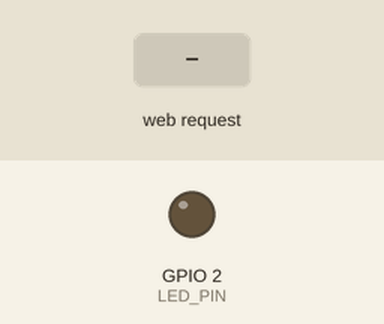
Simulated run of this sketch. Board: ESP8266 (NodeMCU). Shown: output pins drawn as LEDs (lit = HIGH). Inputs (shaded band) come from the test bench. What the sketch prints to the serial monitor is not drawn.

Above: at 1.3 s.
1.4 s: HTTP request GET /control?cmd=on received
At 2.6 s:
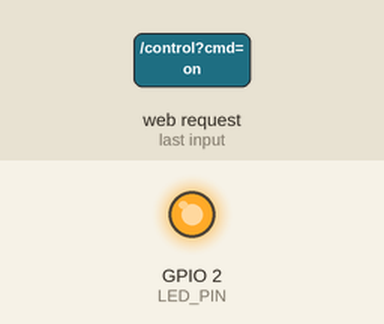
2.9 s: HTTP request GET /control?cmd=off received
At 3.8 s:
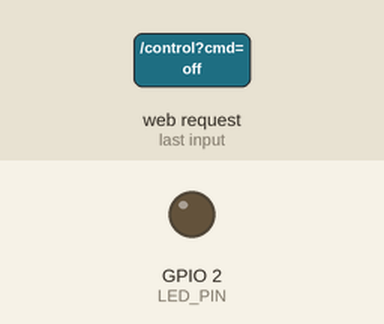
Timing chart, 0 to 5.9 s (numbered marks = the images above; inputs shaded):
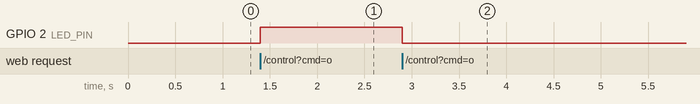

Measured:
- after the input at 1.4 s, GPIO 2 (LED_PIN): LOW → HIGH at once
- after the input at 2.9 s, GPIO 2 (LED_PIN): HIGH → LOW at once

The sketch:

Ngapo_SmartBin_Pro2026.ino
```cpp
/*
 * ╔══════════════════════════════════════════════════════════════╗
 * ║              Ngapo Home Smart - ESP8266 AP Mode             ║
 * ║                     Commande LED Local                      ║
 * ║                        Version 1.0                          ║
 * ╚══════════════════════════════════════════════════════════════╝
 *
 * 📡 WiFi AP : Ngapo Home Smart
 * 🔑 Password: 12345678
 * 🌐 URL     : http://192.168.4.1
 *
 * 💡 Fonctionnalités :
 *    - Allumer/Éteindre LED
 *    - Mode clignotement
 *    - Interface web responsive
 *    - Compatible mobile/tablette/PC
 */

#include <ESP8266WiFi.h>
#include <ESP8266WebServer.h>

// ─────────────────────────────────────────────────────────────
//  CONFIGURATION WiFi (Point d'Accès)
// ─────────────────────────────────────────────────────────────
const char* AP_SSID     = "Ngapo Home Smart";
const char* AP_PASSWORD = "12345678";     // Minimum 8 caractères
const IPAddress AP_IP(192, 168, 4, 1);    // IP fixe du serveur

// ─────────────────────────────────────────────────────────────
//  CONFIGURATION LED
// ─────────────────────────────────────────────────────────────
#define LED_PIN  2      // GPIO2 (Pin D4 sur NodeMCU)
bool ledState = false;  // État actuel de la LED (OFF au démarrage)
bool blinkMode = false; // Mode clignotement
unsigned long lastBlink = 0;
const int BLINK_INTERVAL = 500; // 500ms pour le clignotement

// ─────────────────────────────────────────────────────────────
//  SERVEUR WEB
// ─────────────────────────────────────────────────────────────
ESP8266WebServer server(80);

// ─────────────────────────────────────────────────────────────
//  PAGE HTML (Interface Utilisateur)
// ─────────────────────────────────────────────────────────────
const char index_html[] PROGMEM = R"rawliteral(
<!DOCTYPE html>
<html lang="fr">
<head>
    <meta charset="UTF-8">
    <meta name="viewport" content="width=device-width, initial-scale=1.0, viewport-fit=cover">
    <meta name="apple-mobile-web-app-capable" content="yes">
    <meta name="theme-color" content="#1a1a2e">
    <title>Ngapo Home Smart</title>
    <style>
        * {
            margin: 0;
            padding: 0;
            box-sizing: border-box;
        }

        body {
            font-family: -apple-system, BlinkMacSystemFont, 'Segoe UI', Roboto, sans-serif;
            background: linear-gradient(135deg, #1a1a2e 0%, #16213e 100%);
            min-height: 100vh;
            display: flex;
            justify-content: center;
            align-items: center;
            padding: 20px;
        }

        .container {
            max-width: 500px;
            width: 100%;
            background: rgba(255, 255, 255, 0.1);
            backdrop-filter: blur(10px);
            border-radius: 30px;
            padding: 30px 25px;
            box-shadow: 0 15px 35px rgba(0,0,0,0.3);
            border: 1px solid rgba(255,255,255,0.2);
        }

        h1 {
            text-align: center;
            color: #fff;
            font-size: 28px;
            margin-bottom: 10px;
            display: flex;
            align-items: center;
            justify-content: center;
            gap: 10px;
        }

        .subtitle {
            text-align: center;
            color: #a0a0c0;
            font-size: 14px;
            margin-bottom: 30px;
            padding-bottom: 20px;
            border-bottom: 1px solid rgba(255,255,255,0.1);
        }

        /* Status LED */
        .led-status {
            text-align: center;
            margin-bottom: 30px;
        }

        .led-icon {
            width: 100px;
            height: 100px;
            margin: 0 auto 15px;
            background: #2a2a4a;
            border-radius: 50%;
            display: flex;
            align-items: center;
            justify-content: center;
            transition: all 0.3s ease;
            border: 3px solid rgba(255,255,255,0.2);
        }

        .led-icon.on {
            background: radial-gradient(circle, #ff4444, #cc0000);
            box-shadow: 0 0 30px rgba(255,0,0,0.5);
            border-color: #ff6666;
        }

        .led-icon.off {
            background: #2a2a4a;
            box-shadow: none;
        }

        .led-icon svg {
            width: 50px;
            height: 50px;
        }

        .led-text {
            font-size: 18px;
            font-weight: bold;
            color: #fff;
        }

        .led-text.on { color: #ff4444; }
        .led-text.off { color: #888; }

        /* Boutons */
        .button-group {
            display: flex;
            gap: 15px;
            margin-bottom: 25px;
            flex-wrap: wrap;
        }

        .btn {
            flex: 1;
            padding: 15px 20px;
            font-size: 16px;
            font-weight: bold;
            border: none;
            border-radius: 15px;
            cursor: pointer;
            transition: all 0.3s ease;
            font-family: inherit;
            display: flex;
            align-items: center;
            justify-content: center;
            gap: 8px;
        }

        .btn-primary {
            background: #4CAF50;
            color: white;
            box-shadow: 0 4px 15px rgba(76,175,80,0.3);
        }

        .btn-primary:hover {
            background: #45a049;
            transform: translateY(-2px);
        }

        .btn-danger {
            background: #f44336;
            color: white;
            box-shadow: 0 4px 15px rgba(244,67,54,0.3);
        }

        .btn-danger:hover {
            background: #da190b;
            transform: translateY(-2px);
        }

        .btn-warning {
            background: #ff9800;
            color: white;
            box-shadow: 0 4px 15px rgba(255,152,0,0.3);
        }

        .btn-warning:hover {
            background: #e68900;
            transform: translateY(-2px);
        }

        .btn:active {
            transform: translateY(1px);
        }

        /* Info box */
        .info-box {
            background: rgba(0,0,0,0.3);
            border-radius: 15px;
            padding: 15px;
            margin-top: 20px;
        }

        .info-item {
            display: flex;
            justify-content: space-between;
            padding: 8px 0;
            color: #ddd;
            font-size: 14px;
            border-bottom: 1px solid rgba(255,255,255,0.05);
        }

        .info-item:last-child {
            border-bottom: none;
        }

        .info-label {
            font-weight: 500;
            color: #aaa;
        }

        .info-value {
            font-weight: bold;
            color: #4CAF50;
        }

        /* Footer */
        .footer {
            text-align: center;
            margin-top: 25px;
            padding-top: 15px;
            border-top: 1px solid rgba(255,255,255,0.1);
            font-size: 11px;
            color: #888;
        }

        /* Animation */
        @keyframes pulse {
            0%, 100% { opacity: 1; }
            50% { opacity: 0.5; }
        }

        .blinking {
            animation: pulse 0.5s ease-in-out infinite;
        }

        /* Responsive */
        @media (max-width: 480px) {
            .container { padding: 20px; }
            h1 { font-size: 24px; }
            .btn { padding: 12px 15px; font-size: 14px; }
            .led-icon { width: 80px; height: 80px; }
        }

        /* Touch feedback pour mobile */
        @media (hover: none) {
            .btn:active {
                transform: scale(0.97);
            }
        }
    </style>
</head>
<body>
    <div class="container">
        <h1>
            🏠 Ngapo Home Smart
        </h1>
        <div class="subtitle">
            Contrôle LED sans internet • Mode AP
        </div>

        <div class="led-status">
            <div class="led-icon" id="ledIcon">
                <svg viewBox="0 0 24 24" fill="currentColor">
                    <path d="M12 2C8.13 2 5 5.13 5 9c0 2.38 1.19 4.47 3 5.74V17c0 .55.45 1 1 1h6c.55 0 1-.45 1-1v-2.26c1.81-1.27 3-3.36 3-5.74 0-3.87-3.13-7-7-7zM9 21c0 .55.45 1 1 1h4c.55 0 1-.45 1-1v-1H9v1z"/>
                </svg>
            </div>
            <div class="led-text" id="ledText">LED ÉTEINTE</div>
        </div>

        <div class="button-group">
            <button class="btn btn-primary" onclick="sendCommand('on')">
                💡 ALLUMER
            </button>
            <button class="btn btn-danger" onclick="sendCommand('off')">
                ⚫ ÉTEINDRE
            </button>
        </div>

        <div class="button-group">
            <button class="btn btn-warning" id="blinkBtn" onclick="toggleBlink()">
                🔄 MODE CLIGNOTEMENT
            </button>
        </div>

        <div class="info-box">
            <div class="info-item">
                <span class="info-label">📡 WiFi AP</span>
                <span class="info-value">Ngapo Home Smart</span>
            </div>
            <div class="info-item">
                <span class="info-label">🌐 IP du serveur</span>
                <span class="info-value" id="ipAddress">192.168.4.1</span>
            </div>
            <div class="info-item">
                <span class="info-label">📱 Appareils connectés</span>
                <span class="info-value" id="clientsCount">--</span>
            </div>
            <div class="info-item">
                <span class="info-label">🔧 Mode actuel</span>
                <span class="info-value" id="modeStatus">Manuel</span>
            </div>
            <div class="info-item">
                <span class="info-label">⏱️ Dernière action</span>
                <span class="info-value" id="lastAction">--:--:--</span>
            </div>
        </div>

        <div class="footer">
            ESP8266 • Point d'Accès Local • Aucune connexion internet requise
        </div>
    </div>

    <script>
        let blinkActive = false;

        async function sendCommand(action) {
            try {
                const response = await fetch('/control?cmd=' + action);
                const data = await response.json();

                updateUI(data.ledState);

                // Mettre à jour l'heure de dernière action
                const now = new Date();
                document.getElementById('lastAction').textContent = now.toLocaleTimeString();

                if (action === 'on' || action === 'off') {
                    blinkActive = false;
                    document.getElementById('blinkBtn').innerHTML = '🔄 MODE CLIGNOTEMENT';
                    document.getElementById('modeStatus').textContent = 'Manuel';
                }
            } catch(e) {
                console.error('Erreur:', e);
            }
        }

        async function toggleBlink() {
            blinkActive = !blinkActive;

            if (blinkActive) {
                document.getElementById('blinkBtn').innerHTML = '⏹️ ARRÊTER CLIGNOTEMENT';
                document.getElementById('modeStatus').textContent = 'Clignotement';
                await sendCommand('blink_start');
            } else {
                document.getElementById('blinkBtn').innerHTML = '🔄 MODE CLIGNOTEMENT';
                document.getElementById('modeStatus').textContent = 'Manuel';
                await sendCommand('blink_stop');
            }
        }

        async function getStatus() {
            try {
                const response = await fetch('/status');
                const data = await response.json();
                updateUI(data.ledState);
                document.getElementById('clientsCount').textContent = data.clients;
                document.getElementById('modeStatus').textContent = data.blinkMode ? 'Clignotement' : 'Manuel';
                if (data.blinkMode && !blinkActive) {
                    blinkActive = true;
                    document.getElementById('blinkBtn').innerHTML = '⏹️ ARRÊTER CLIGNOTEMENT';
                } else if (!data.blinkMode && blinkActive) {
                    blinkActive = false;
                    document.getElementById('blinkBtn').innerHTML = '🔄 MODE CLIGNOTEMENT';
                }
            } catch(e) {
                console.error('Erreur:', e);
            }
        }

        function updateUI(ledState) {
            const ledIcon = document.getElementById('ledIcon');
            const ledText = document.getElementById('ledText');

            if (ledState === 1 || ledState === true) {
                ledIcon.className = 'led-icon on';
                ledText.className = 'led-text on';
                ledText.innerHTML = '💡 LED ALLUMÉE';
            } else {
                ledIcon.className = 'led-icon off';
                ledText.className = 'led-text off';
                ledText.innerHTML = '⚫ LED ÉTEINTE';
            }
        }

        // Mise à jour automatique toutes les 2 secondes
        setInterval(getStatus, 2000);

        // Récupération initiale de l'IP
        document.getElementById('ipAddress').textContent = window.location.hostname;
        getStatus();
    </script>
</body>
</html>
)rawliteral";

// ─────────────────────────────────────────────────────────────
//  GESTION DE LA LED
// ─────────────────────────────────────────────────────────────
void turnLEDOn() {
  digitalWrite(LED_PIN, HIGH);
  ledState = true;
  Serial.println("[LED] ALLUMÉE");
}

void turnLEDOff() {
  digitalWrite(LED_PIN, LOW);
  ledState = false;
  Serial.println("[LED] ÉTEINTE");
}

void toggleLED() {
  if (ledState) {
    turnLEDOff();
  } else {
    turnLEDOn();
  }
}

// ─────────────────────────────────────────────────────────────
//  GESTION DU MODE CLIGNOTEMENT
// ─────────────────────────────────────────────────────────────
void startBlinkMode() {
  blinkMode = true;
  Serial.println("[MODE] Clignotement activé");
}

void stopBlinkMode() {
  blinkMode = false;
  turnLEDOff();
  Serial.println("[MODE] Clignotement désactivé");
}

void handleBlink() {
  if (!blinkMode) return;

  unsigned long now = millis();
  if (now - lastBlink >= BLINK_INTERVAL) {
    lastBlink = now;
    toggleLED();
  }
}

// ─────────────────────────────────────────────────────────────
//  ROUTES DU SERVEUR WEB
// ─────────────────────────────────────────────────────────────
void handleRoot() {
  server.send_P(200, "text/html", index_html);
}

void handleControl() {
  if (server.hasArg("cmd")) {
    String command = server.arg("cmd");

    if (command == "on") {
      stopBlinkMode();
      turnLEDOn();
    }
    else if (command == "off") {
      stopBlinkMode();
      turnLEDOff();
    }
    else if (command == "blink_start") {
      startBlinkMode();
    }
    else if (command == "blink_stop") {
      stopBlinkMode();
    }

    // Réponse JSON
    String json = "{\"ledState\":" + String(ledState ? "1" : "0") + "}";
    server.send(200, "application/json", json);
  } else {
    server.send(400, "text/plain", "Commande manquante");
  }
}

void handleStatus() {
  int clients = WiFi.softAPgetStationNum();
  String json = "{";
  json += "\"ledState\":" + String(ledState ? "1" : "0") + ",";
  json += "\"blinkMode\":" + String(blinkMode ? "true" : "false") + ",";
  json += "\"clients\":" + String(clients);
  json += "}";

  server.send(200, "application/json", json);
}

void handleNotFound() {
  server.send(404, "text/plain", "Page non trouvée");
}

// ─────────────────────────────────────────────────────────────
//  SETUP
// ─────────────────────────────────────────────────────────────
void setup() {
  Serial.begin(115200);
  delay(100);

  Serial.println();
  Serial.println("╔════════════════════════════════════════╗");
  Serial.println("║      Ngapo Home Smart - ESP8266       ║");
  Serial.println("║         Commande LED locale            ║");
  Serial.println("╚════════════════════════════════════════╝");

  // Configuration LED
  pinMode(LED_PIN, OUTPUT);
  turnLEDOff();
  Serial.println("[LED] Initialisée - État OFF");

  // Configuration Point d'Accès
  WiFi.mode(WIFI_AP);
  WiFi.softAPConfig(AP_IP, AP_IP, IPAddress(255, 255, 255, 0));
  WiFi.softAP(AP_SSID, AP_PASSWORD);

  Serial.println("\n📡 POINT D'ACCÈS ACTIF");
  Serial.println("────────────────────────────────────────");
  Serial.printf("  SSID      : %s\n", AP_SSID);
  Serial.printf("  Password  : %s\n", AP_PASSWORD);
  Serial.printf("  IP        : %s\n", WiFi.softAPIP().toString().c_str());
  Serial.println("────────────────────────────────────────");
  Serial.println("\n✨ CONNEXION INSTRUCTIONS :");
  Serial.println("  1. Activez le WiFi sur votre appareil");
  Serial.println("  2. Connectez-vous au réseau : Ngapo Home Smart");
  Serial.println("  3. Ouvrez un navigateur et allez sur :");
  Serial.println("     🌐 http://192.168.4.1");
  Serial.println("────────────────────────────────────────\n");

  // Configuration routes HTTP
  server.on("/", handleRoot);
  server.on("/control", handleControl);
  server.on("/status", handleStatus);
  server.onNotFound(handleNotFound);

  server.begin();
  Serial.println("[SERVER] Serveur HTTP démarré sur le port 80");
  Serial.println("[SYSTEM] Prêt à recevoir des connexions !\n");
}

// ─────────────────────────────────────────────────────────────
//  LOOP PRINCIPAL
// ─────────────────────────────────────────────────────────────
void loop() {
  server.handleClient();  // Important : traite les requêtes HTTP
  handleBlink();          // Gère le mode clignotement

  // Affiche le nombre de clients connectés toutes les 10 secondes
  static unsigned long lastClientLog = 0;
  if (millis() - lastClientLog >= 10000) {
    lastClientLog = millis();
    int clients = WiFi.softAPgetStationNum();
    if (clients > 0) {
      Serial.printf("[CLIENTS] %d appareil(s) connecté(s)\n", clients);
    }
  }
}
```
